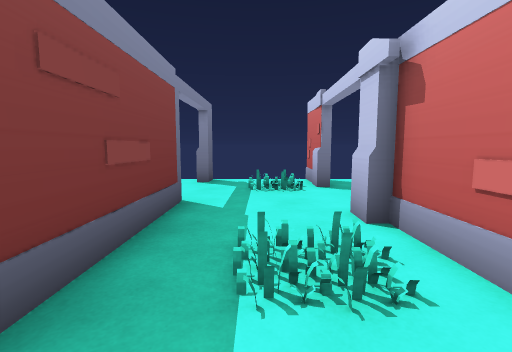
view 1 (above)

24 first-person views from a walk through a scene from a Unity 3-D project. The camera is 1.2 m above the floor, tilts 6° down and sees 85° across. The floor is counted in squares, 1 m on a side. Each view is taken from the middle of a square. On the plan, view 1 faces up. The plan holds only what a view shows up to about 13 squares ahead; the rest is blank. The place goes on beyond the plan. Some animated figures are not drawn.

view 2
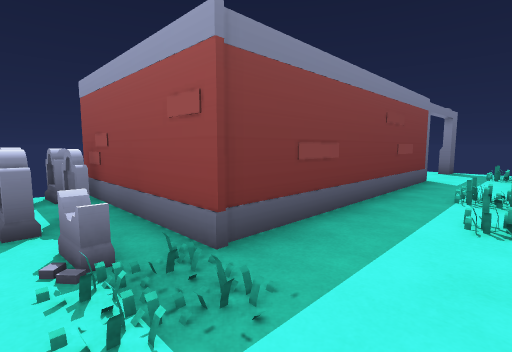

view 3
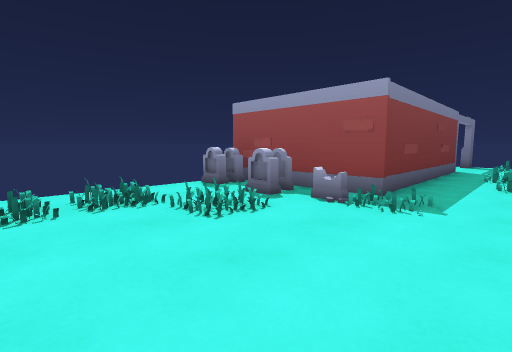

view 4
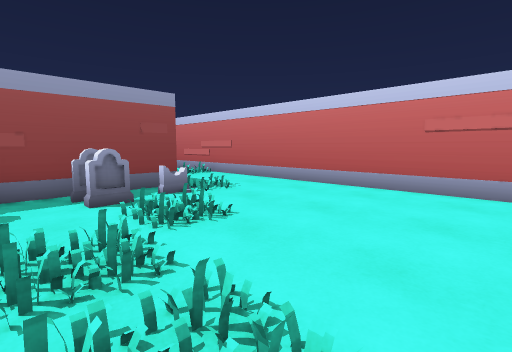

view 5
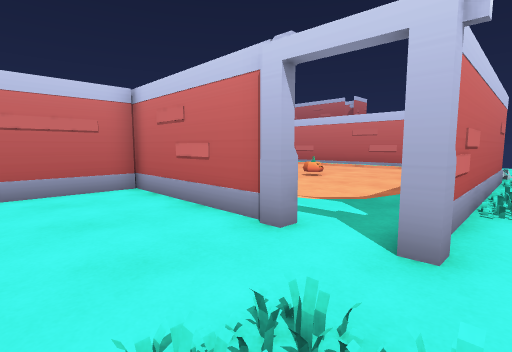

view 6
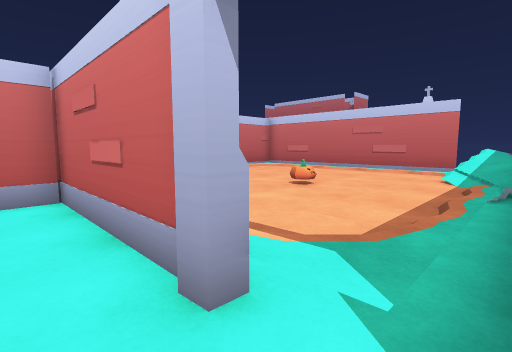

view 7
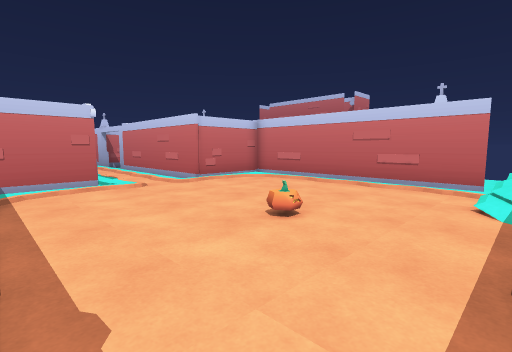

view 8
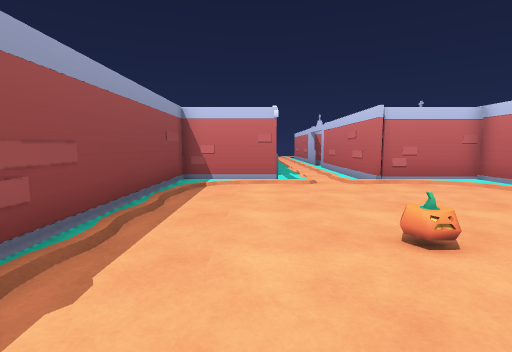

view 9
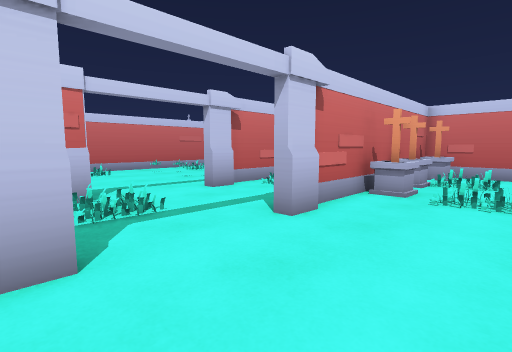

view 10
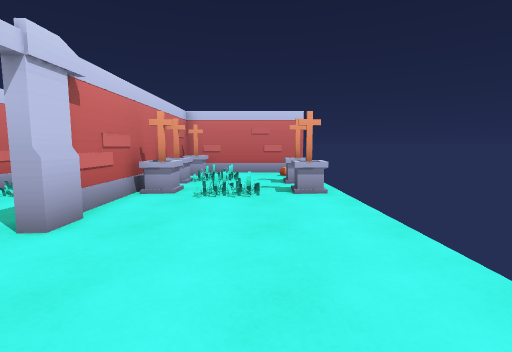

view 11
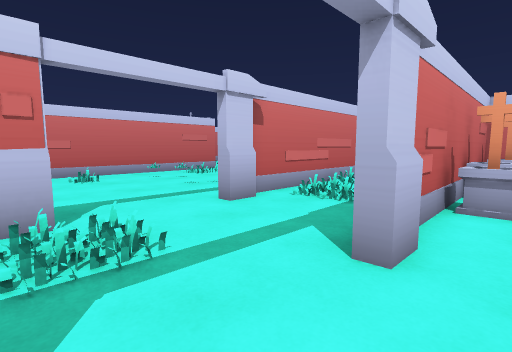

view 12
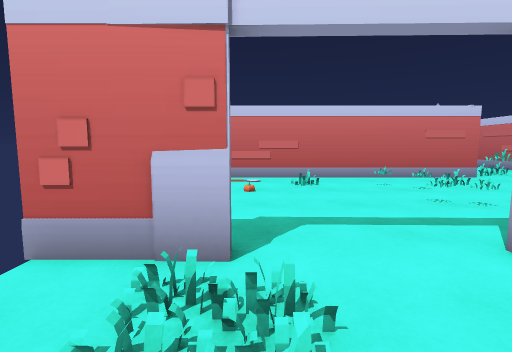

view 13
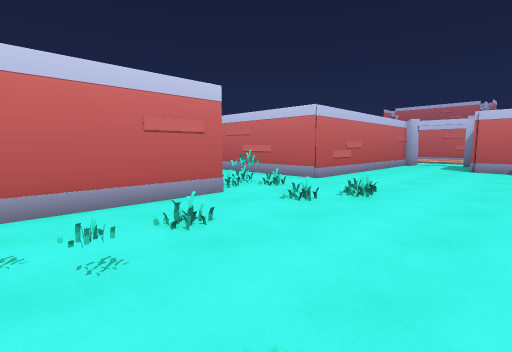

view 14
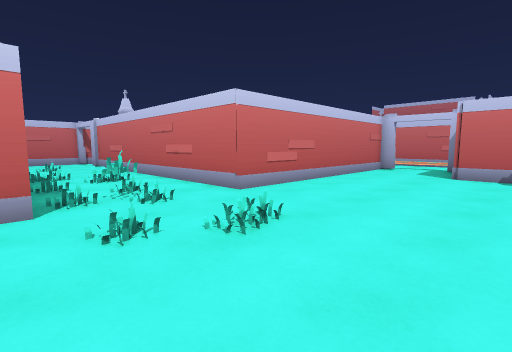

view 15
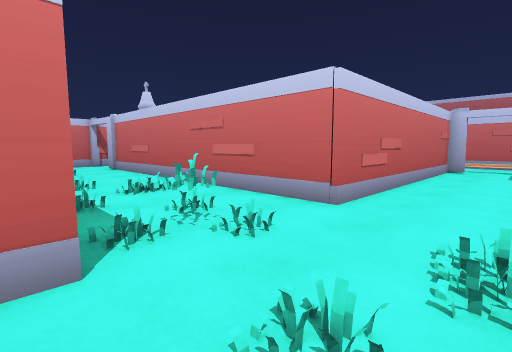

view 16
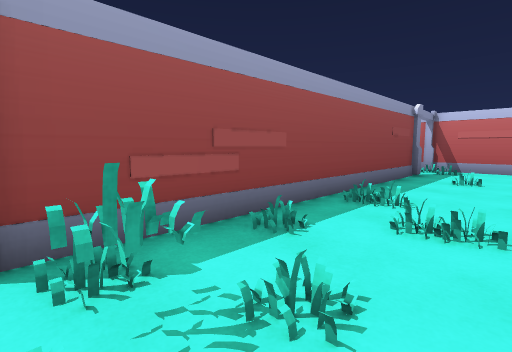

view 17
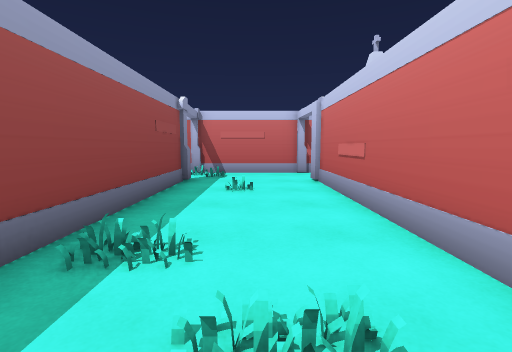

view 18
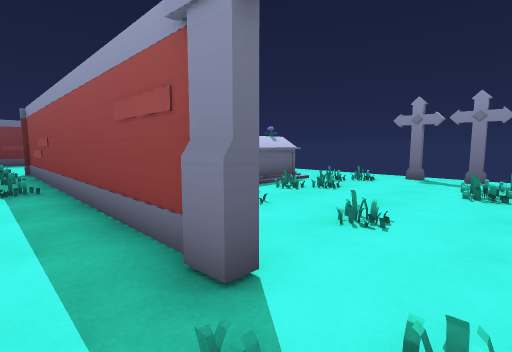

view 19
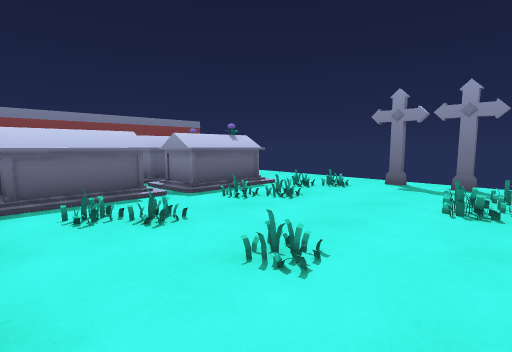

view 20
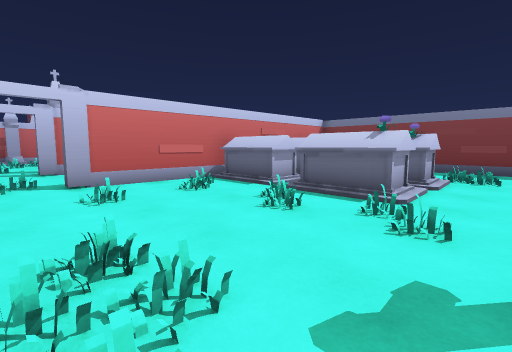

view 21
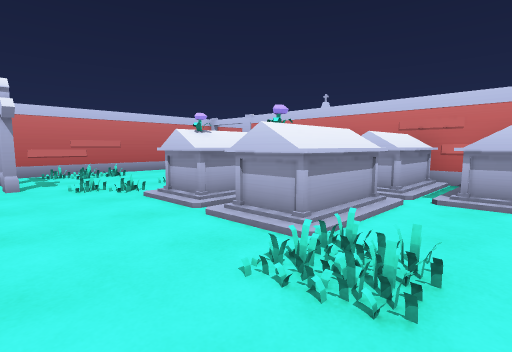

view 22
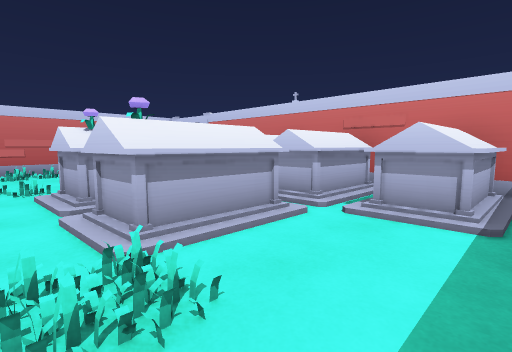

view 23
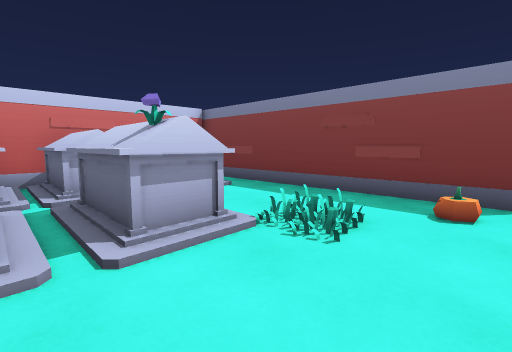

view 24
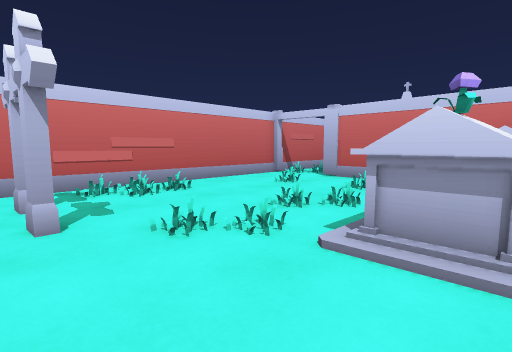

### Floor plan
Key: @ floor where view 1 was taken; # wall or solid block; x gap in a wall; . main floor; : floor 0.25 m higher than the main floor; / step, stairs or slope; T tombstone; C column; F flower; O other object.
Columns run from 6 left of view 1 to 26 right of it. Each row starts with its distance up from view 1.
 11         #
 10  . .#...#.      x...............x
  9   ......#. .... #...........#.#.#
  8 .......O........#..OO...........#
  7 ................#..O.OOOO.O...OO#
  6 ....#.........O.#...OFOOO.....O.#
  5 ....#...#.......#...OOOOO.O.....#
  4 ....#...#..O..O.#...OOOOO.......#
  3 O.OOO..O# .O.O..#.OOOOOOO.......#
  2 O..O#...# ....O.#.OOOOOOO....O..#
  1 O..OO...# ......#.OOOOOOO.O.....#
  0 O..O#.@O# ......##OOOO#OO#####..#
 -1 ....#...# ....O..O.O..O.......O.#
 -2 ...OO...# .......O....O....O....#
 -3 #####...# ...O..O.O.O...........#
 -4 T.TTO...# ......................#
 -5 T.T.....# ......##############..#
 -6 ........# ......#           C.. #
 -7 O.O.....# ......#           CC.
 -8 .O......# ......#             O
 -9 ........# ......#
-10 .O......# ......#
-11 ........# ......#
-12 ...##########...#
-13 .#::::::::::#...#
-14 .#::::::::::#...#
-15 .#::::::::::#...#
-16 O#::::::::::#...#
-17 .#:::::::::::::::
-18 O#::::::::::::::
-19  #::::::::::####
-20  # /::::::::#
-21 OO :::::::::#
-22   O:::::::::#
-23  OO##########

Where each view was taken, in squares from view 1:
view 1: 0 up, 0 right, facing up
view 2: 5 down, 1 right, facing up-left
view 3: 10 down, 1 right, facing up-left
view 4: 11 down, 6 left, facing up-right
view 5: 9 down, 6 left, facing down-right
view 6: 11 down, 5 left, facing down-right
view 7: 13 down, 4 left, facing down-right
view 8: 15 down, 4 left, facing right
view 9: 10 up, 5 left, facing down-right
view 10: 10 up, 5 left, facing down
view 11: 9 up, 3 left, facing down-right
view 12: 8 up, 1 left, facing right
view 13: 4 up, 4 right, facing down-right
view 14: 0 up, 4 right, facing down-right
view 15: 0 up, 7 right, facing down-right
view 16: 4 down, 10 right, facing up-right
view 17: 3 down, 13 right, facing right
view 18: 2 down, 25 right, facing up-left
view 19: 0 up, 25 right, facing up-left
view 20: 9 up, 25 right, facing down-left
view 21: 10 up, 12 right, facing down-right
view 22: 8 up, 11 right, facing down-right
view 23: 10 up, 17 right, facing down-left
view 24: 10 up, 17 right, facing down-right
